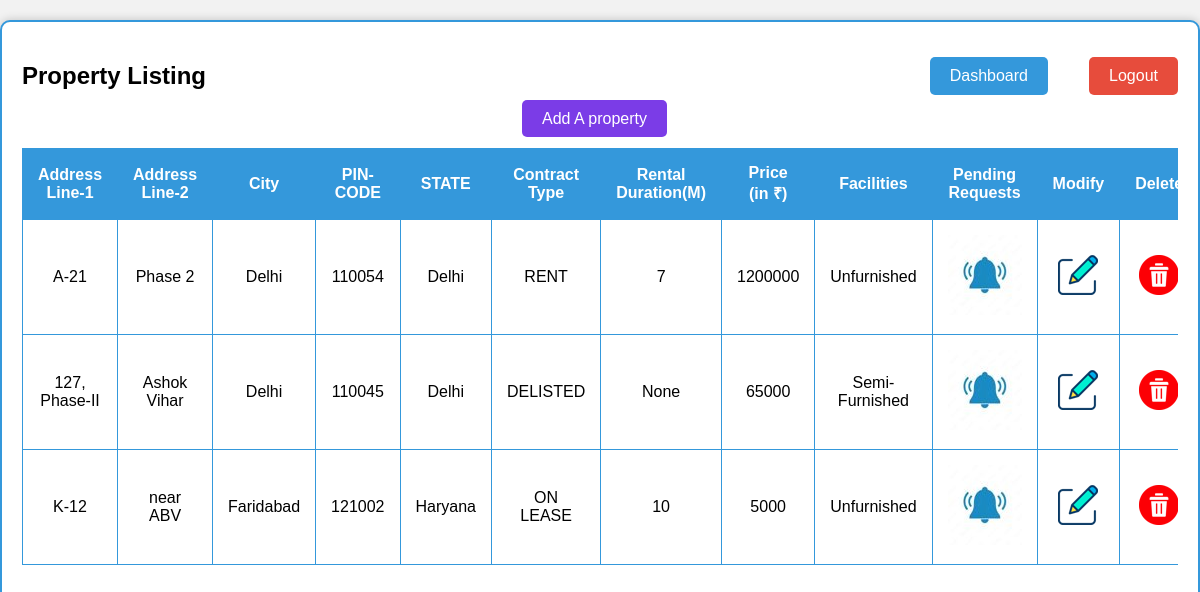
The app's page /my_properties/ (signed in), older data.
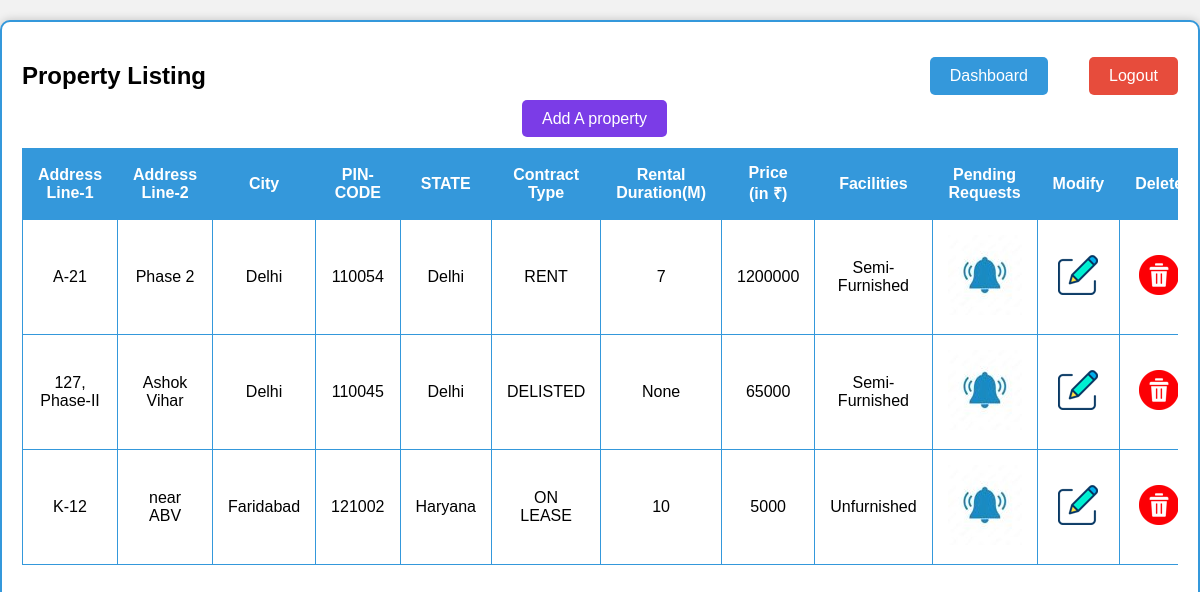
The same page, newer data.
### project_app/models.py (models this page shows, shortened)
class Property(models.Model):
    owner = models.CharField(max_length=30,  null= False, blank=False, default = None)
    address_line_1 = models.CharField(max_length=30,  null= False, blank=False, default = None)
    address_line_2 = models.CharField(max_length=30,  null= False, blank=True, default = '')
    state = models.CharField(max_length=30,  null= False, blank=False, default = None)
    city = models.CharField(max_length=30,  null= False, blank=False, default = None)
    pincode = models.CharField(max_length=6,  null= False, blank=False, default = None)
    type = models.CharField(max_length=4,  null= False, blank=False, default = None)
    duration = models.DecimalField(decimal_places=0, max_digits=3, validators=[MaxValueValidator(limit_value=240)], null = True, blank = True, default = None)
    price = models.DecimalField(decimal_places=0, max_digits=10, null = True, blank = True, default= 0)
    facilities = models.CharField(max_length=20,  null= False, blank=False, default = None)

### project_app/views.py (the view)
# urls.py: path("my_properties/", views.my_properties, name="my_properties_page"),
def my_properties(request):
    username = request.session.get('username')
    if(request.session.get('email_kyc') is None):
            return redirect('logout_page')
    if(username is None):
        return redirect('/login')
    if(request.method == 'POST'):
        pass
    else:
        my_properties_list = []
        properties = Property.objects.values()
        for i in range(len(properties)):
            if username == properties[i]["owner"] and properties[i]['type'] != 'DELETED':
                my_properties_list.append(properties[i])
        return render(request, 'my_properties.html', {'properties':my_properties_list})

### project_app/templates/my_properties.html (shortened to what this page needs)
{% load static %}
<!DOCTYPE html>
<html>
<head>
</head>
<body>
    <div class="container">
        <h2>Property Listing</h2>
        <a class="dashboard-button" href="/dashboard">Dashboard</a>
        <a class="logout-button" href="/logout">Logout</a>
        <a class="add-property-button" href="/add_property">Add A property</a>
        <div class="scroll-container">
            <table>
                <thead>
                    <tr>
                        <th>Address Line-1</th>
                        <th>Address Line-2</th>
                        <th>City</th>
                        <th>PIN-CODE</th>
                        <th>STATE</th>
                        <th>Contract Type</th>
                        <th>Rental Duration(M)</th>
                        <th>Price (in ₹)</th>
                        <th>Facilities</th>
                        <th>Pending Requests</th>
                        <th>Modify</th>
                        <th>Delete</th>
                    </tr>
                </thead>
                <tbody>
                    {% for property in properties %}
                    <tr>
                        <td>{{ property.address_line_1 }}</td>
                        <td>{{ property.address_line_2 }}</td>
                        <td>{{ property.city }}</td>
                        <td>{{ property.pincode }}</td>
                        <td>{{ property.state }}</td>
                        <td>{{ property.type }}</td>
                        <td>{{ property.duration }}</td>
                        <td>{{ property.price }}</td>
                        <td>{{ property.facilities }}</td>
                        <td>
                            <a href="/display_property_applications/{{property.id}}">
                                <img src ="{% static 'notification_icon.jpg' %}" alt="Display Applications">
                            </a>
                        </td>
                        <td>
                            <a href="/edit_property/{{property.id}}">
                                <img src ="{% static 'edit_icon5.png' %}" alt="Edit Property">
                            </a>
                        </td>
                        <td>
                            <a href="/delete_property/{{property.id}}">
                                <img src ="{% static 'delete_icon4.png' %}" alt="Delete Property">
                            </a>
                        </td>
                    </tr>
                    {% endfor %}
                </tbody>
            </table>
        </div>
    </div>
</body>
</html>

Row changes from the older to the newer data that the page shows:
changed Property "Phase 2": facilities "Unfurnished" → "Semi-Furnished"
